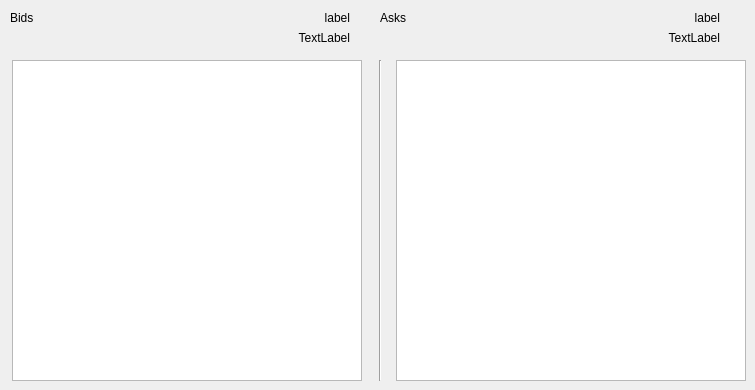
   <widget class="QWidget" name="OrderBook">
    <attribute name="title">
     <string>Order Book</string>
    </attribute>
    <widget class="QTableWidget" name="BidsTable">
     <property name="geometry">
      <rect>
       <x>12</x>
       <y>60</y>
       <width>350</width>
       <height>321</height>
      </rect>
     </property>
     <property name="palette">
      <palette>
       <active>
        <colorrole role="Text">
         <brush brushstyle="SolidPattern">
          <color alpha="255">
           <red>51</red>
           <green>51</green>
           <blue>51</blue>
          </color>
         </brush>
        </colorrole>
       </active>
       <inactive>
        <colorrole role="Text">
         <brush brushstyle="SolidPattern">
          <color alpha="255">
           <red>51</red>
           <green>51</green>
           <blue>51</blue>
          </color>
         </brush>
        </colorrole>
       </inactive>
       <disabled>
        <colorrole role="Text">
         <brush brushstyle="SolidPattern">
          <color alpha="255">
           <red>85</red>
           <green>85</green>
           <blue>85</blue>
          </color>
         </brush>
        </colorrole>
       </disabled>
      </palette>
     </property>
     <property name="font">
      <font>
       <pointsize>9</pointsize>
       <weight>50</weight>
       <bold>false</bold>
      </font>
     </property>
     <property name="horizontalScrollBarPolicy">
      <enum>Qt::ScrollBarAsNeeded</enum>
     </property>
    </widget>
    <widget class="QTableWidget" name="AsksTable">
     <property name="geometry">
      <rect>
       <x>396</x>
       <y>60</y>
       <width>350</width>
       <height>321</height>
      </rect>
     </property>
     <property name="palette">
      <palette>
       <active>
        <colorrole role="Text">
         <brush brushstyle="SolidPattern">
          <color alpha="255">
           <red>51</red>
           <green>51</green>
           <blue>51</blue>
          </color>
         </brush>
        </colorrole>
       </active>
       <inactive>
        <colorrole role="Text">
         <brush brushstyle="SolidPattern">
          <color alpha="255">
           <red>51</red>
           <green>51</green>
           <blue>51</blue>
          </color>
         </brush>
        </colorrole>
       </inactive>
       <disabled>
        <colorrole role="Text">
         <brush brushstyle="SolidPattern">
          <color alpha="255">
           <red>85</red>
           <green>85</green>
           <blue>85</blue>
          </color>
         </brush>
        </colorrole>
       </disabled>
      </palette>
     </property>
     <property name="font">
      <font>
       <pointsize>9</pointsize>
       <weight>50</weight>
       <bold>false</bold>
      </font>
     </property>
     <property name="horizontalScrollBarPolicy">
      <enum>Qt::ScrollBarAsNeeded</enum>
     </property>
    </widget>
    <widget class="QLabel" name="BidsCount">
     <property name="geometry">
      <rect>
       <x>10</x>
       <y>10</y>
       <width>91</width>
       <height>16</height>
      </rect>
     </property>
     <property name="text">
      <string>Bids</string>
     </property>
    </widget>
    <widget class="QLabel" name="AsksCount">
     <property name="geometry">
      <rect>
       <x>380</x>
       <y>10</y>
       <width>91</width>
       <height>16</height>
      </rect>
     </property>
     <property name="text">
      <string>Asks</string>
     </property>
    </widget>
    <widget class="QLabel" name="VNXSupply">
     <property name="geometry">
      <rect>
       <x>540</x>
       <y>10</y>
       <width>180</width>
       <height>15</height>
      </rect>
     </property>
     <property name="text">
      <string>label</string>
     </property>
     <property name="alignment">
      <set>Qt::AlignRight|Qt::AlignTrailing|Qt::AlignVCenter</set>
     </property>
    </widget>
    <widget class="QLabel" name="VNXDemand">
     <property name="geometry">
      <rect>
       <x>160</x>
       <y>10</y>
       <width>190</width>
       <height>15</height>
      </rect>
     </property>
     <property name="text">
      <string>label</string>
     </property>
     <property name="alignment">
      <set>Qt::AlignRight|Qt::AlignTrailing|Qt::AlignVCenter</set>
     </property>
    </widget>
    <widget class="QLabel" name="BtcDemand">
     <property name="geometry">
      <rect>
       <x>200</x>
       <y>30</y>
       <width>150</width>
       <height>15</height>
      </rect>
     </property>
     <property name="text">
      <string>TextLabel</string>
     </property>
     <property name="alignment">
      <set>Qt::AlignRight|Qt::AlignTrailing|Qt::AlignVCenter</set>
     </property>
    </widget>
    <widget class="QLabel" name="BtcSupply">
     <property name="geometry">
      <rect>
       <x>570</x>
       <y>30</y>
       <width>150</width>
       <height>15</height>
      </rect>
     </property>
     <property name="text">
      <string>TextLabel</string>
     </property>
     <property name="alignment">
      <set>Qt::AlignRight|Qt::AlignTrailing|Qt::AlignVCenter</set>
     </property>
    </widget>
    <widget class="Line" name="line">
     <property name="geometry">
      <rect>
       <x>370</x>
       <y>60</y>
       <width>20</width>
       <height>321</height>
      </rect>
     </property>
     <property name="orientation">
      <enum>Qt::Vertical</enum>
     </property>
    </widget>
   </widget>
